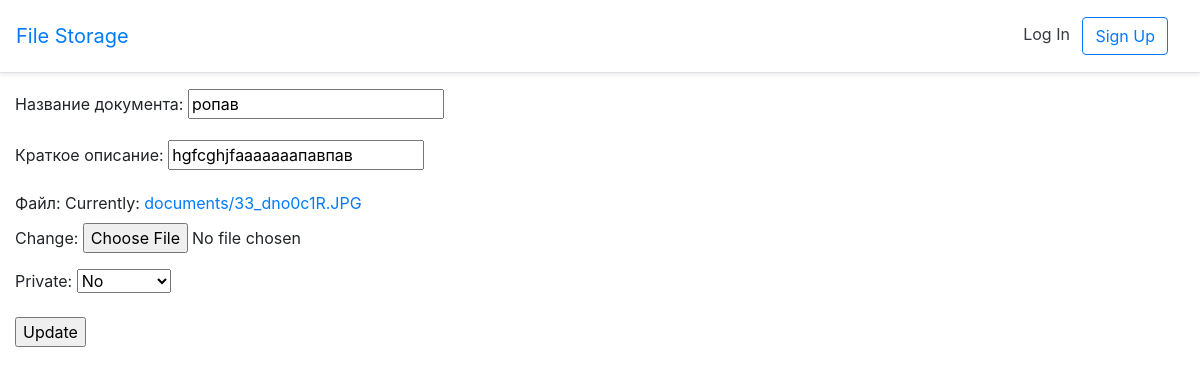
/acc/update/21, run on the app's committed database.
### shop/apps/acc/models.py (models this page shows, shortened)
class Document(models.Model):
    title = models.CharField('Название документа', max_length=200)
    user = models.ForeignKey(User, on_delete= models.CASCADE, related_name='doc_user', null= True)
    file = models.FileField('Файл', upload_to="static/documents")
    description = models.CharField('Краткое описание', max_length=400)
    private = models.BooleanField(null= True)
    score = models.IntegerField('рейтинг', null= True,default=0)
    class Meta:
        verbose_name= ':Документы'
        verbose_name_plural = 'Документ'

### shop/apps/acc/views.py (the view)
# urls.py: path('update/<int:pk>', UpdateDataDocumentView.as_view(), name='update_document'),
class UpdateDataDocumentView(UpdateView):
    model = Document
    fields = ['title', 'description', 'file', 'private']
    success_url = reverse_lazy('profile')

### shop/templates/acc/document_form.html (shortened to what this page needs)
{% extends '_base.html' %}
{% block content %}
<form method="post">
    {{ form.as_p }}
    <input type="submit" value="Update">
</form>
{% endblock content %}

### data on the page
Document: title "ропав", description "hgfcghjfааааааапавпав", private "No"
